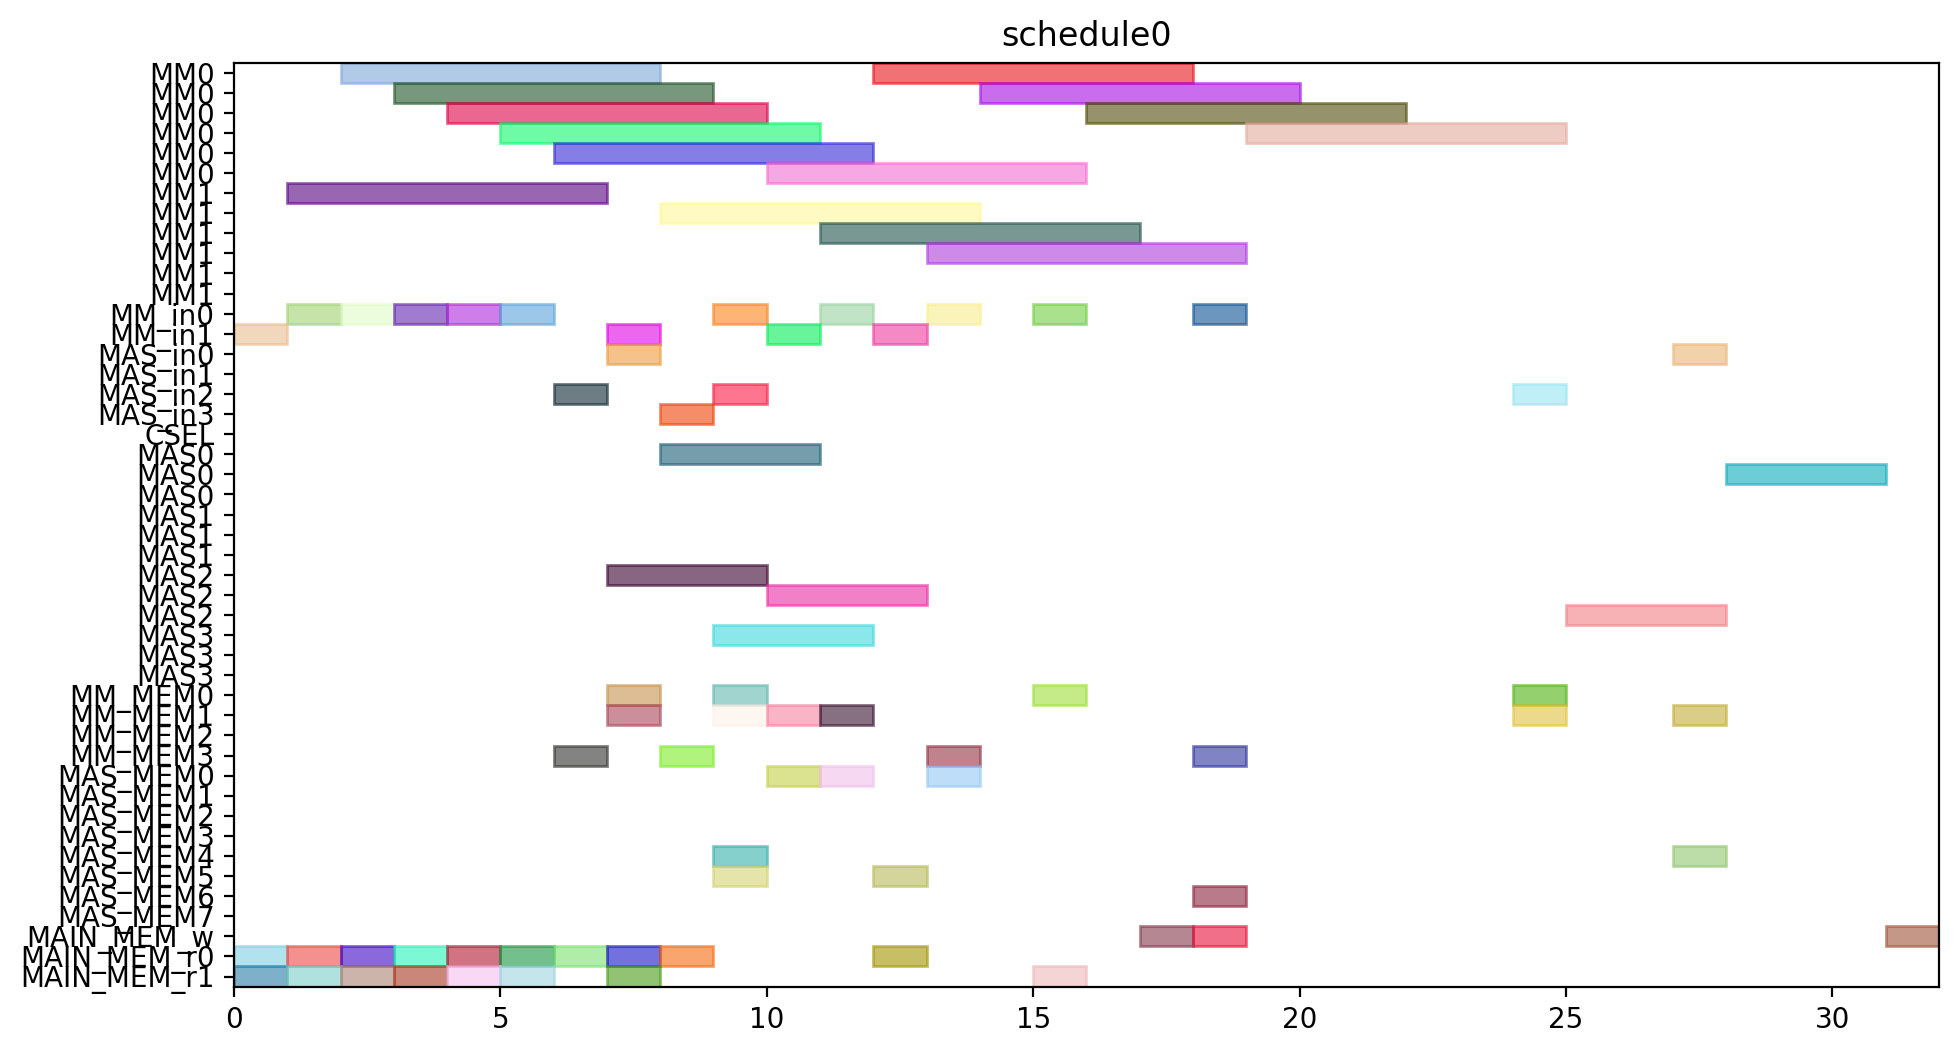

Source code (Python):
from pyschedule import Scenario, solvers, plotters, alt


def solve():
	horizon = 120
	S = Scenario("schedule0", horizon=horizon)

	# resource
	MM = S.Resources('MM', num=2, size=6)
	MM_in = S.Resources('MM_in', num=2)
	MAS_in = S.Resources('MAS_in', num=4)
	CSEL = S.Resource('CSEL')
	MAS = S.Resources('MAS', num=4, size=3, periods=range(1, horizon))
	MM_MEM = S.Resources('MM_MEM', num=4)
	MAS_MEM = S.Resources('MAS_MEM', num=8)
	MAIN_MEM_w = S.Resource('MAIN_MEM_w', size=1)
	MAIN_MEM_r = S.Resources('MAIN_MEM_r', num=2)

	# result of previous scheduling

	# new tasks
	r1 = S.Task('r1', length=6, delay_cost=1)
	r1 += alt(MM)
	r1_in = S.Task('r1_in', length=1, delay_cost=1)
	r1_in += alt(MM_in)
	S += r1_in*MM_in[0]<=r1*MM[0]
	S += r1_in*MM_in[1]<=r1*MM[1]
	r1_mem0 = S.Task('r1_mem0', length=1, delay_cost=1)
	r1_mem0 += MAIN_MEM_r[0]
	S += r1_mem0 <= r1

	r1_mem1 = S.Task('r1_mem1', length=1, delay_cost=1)
	r1_mem1 += MAIN_MEM_r[1]
	S += r1_mem1 <= r1

	r3 = S.Task('r3', length=6, delay_cost=1)
	r3 += alt(MM)
	r3_in = S.Task('r3_in', length=1, delay_cost=1)
	r3_in += alt(MM_in)
	S += r3_in*MM_in[0]<=r3*MM[0]
	S += r3_in*MM_in[1]<=r3*MM[1]
	r3_mem0 = S.Task('r3_mem0', length=1, delay_cost=1)
	r3_mem0 += MAIN_MEM_r[0]
	S += r3_mem0 <= r3

	r3_mem1 = S.Task('r3_mem1', length=1, delay_cost=1)
	r3_mem1 += MAIN_MEM_r[1]
	S += r3_mem1 <= r3

	r4 = S.Task('r4', length=6, delay_cost=1)
	r4 += alt(MM)
	r4_in = S.Task('r4_in', length=1, delay_cost=1)
	r4_in += alt(MM_in)
	S += r4_in*MM_in[0]<=r4*MM[0]
	S += r4_in*MM_in[1]<=r4*MM[1]
	r4_mem0 = S.Task('r4_mem0', length=1, delay_cost=1)
	r4_mem0 += MAIN_MEM_r[0]
	S += r4_mem0 <= r4

	r4_mem1 = S.Task('r4_mem1', length=1, delay_cost=1)
	r4_mem1 += MAIN_MEM_r[1]
	S += r4_mem1 <= r4

	r5 = S.Task('r5', length=6, delay_cost=1)
	r5 += alt(MM)
	r5_in = S.Task('r5_in', length=1, delay_cost=1)
	r5_in += alt(MM_in)
	S += r5_in*MM_in[0]<=r5*MM[0]
	S += r5_in*MM_in[1]<=r5*MM[1]
	r5_mem0 = S.Task('r5_mem0', length=1, delay_cost=1)
	r5_mem0 += MAIN_MEM_r[0]
	S += r5_mem0 <= r5

	r5_mem1 = S.Task('r5_mem1', length=1, delay_cost=1)
	r5_mem1 += MAIN_MEM_r[1]
	S += r5_mem1 <= r5

	r6 = S.Task('r6', length=6, delay_cost=1)
	r6 += alt(MM)
	r6_in = S.Task('r6_in', length=1, delay_cost=1)
	r6_in += alt(MM_in)
	S += r6_in*MM_in[0]<=r6*MM[0]
	S += r6_in*MM_in[1]<=r6*MM[1]
	r6_mem0 = S.Task('r6_mem0', length=1, delay_cost=1)
	r6_mem0 += MAIN_MEM_r[0]
	S += r6_mem0 <= r6

	r6_mem1 = S.Task('r6_mem1', length=1, delay_cost=1)
	r6_mem1 += MAIN_MEM_r[1]
	S += r6_mem1 <= r6

	r12 = S.Task('r12', length=6, delay_cost=1)
	r12 += alt(MM)
	r12_in = S.Task('r12_in', length=1, delay_cost=1)
	r12_in += alt(MM_in)
	S += r12_in*MM_in[0]<=r12*MM[0]
	S += r12_in*MM_in[1]<=r12*MM[1]
	r12_mem0 = S.Task('r12_mem0', length=1, delay_cost=1)
	r12_mem0 += MAIN_MEM_r[0]
	S += r12_mem0 <= r12

	r12_mem1 = S.Task('r12_mem1', length=1, delay_cost=1)
	r12_mem1 += MAIN_MEM_r[1]
	S += r12_mem1 <= r12

	r13 = S.Task('r13', length=6, delay_cost=1)
	r13 += alt(MM)
	r13_in = S.Task('r13_in', length=1, delay_cost=1)
	r13_in += alt(MM_in)
	S += r13_in*MM_in[0]<=r13*MM[0]
	S += r13_in*MM_in[1]<=r13*MM[1]
	r13_mem0 = S.Task('r13_mem0', length=1, delay_cost=1)
	r13_mem0 += MAIN_MEM_r[0]
	S += r13_mem0 <= r13

	r13_mem1 = S.Task('r13_mem1', length=1, delay_cost=1)
	r13_mem1 += MAIN_MEM_r[1]
	S += r13_mem1 <= r13

	r2 = S.Task('r2', length=3, delay_cost=1)
	r2 += alt(MAS)
	r2_in = S.Task('r2_in', length=1, delay_cost=1)
	r2_in += alt(MAS_in)
	S += r2_in*MAS_in[0]<=r2*MAS[0]

	S += r2_in*MAS_in[1]<=r2*MAS[1]

	S += r2_in*MAS_in[2]<=r2*MAS[2]

	S += r2_in*MAS_in[3]<=r2*MAS[3]

	r2_mem0 = S.Task('r2_mem0', length=1, delay_cost=1)
	r2_mem0 += alt(MM_MEM)
	S += (r1*MM[0])-1 < r2_mem0*MM_MEM[0]
	S += (r1*MM[1])-1 < r2_mem0*MM_MEM[2]
	S += r2_mem0 <= r2

	r2_mem1 = S.Task('r2_mem1', length=1, delay_cost=1)
	r2_mem1 += alt(MM_MEM)
	S += (r1*MM[0])-1 < r2_mem1*MM_MEM[1]
	S += (r1*MM[1])-1 < r2_mem1*MM_MEM[3]
	S += r2_mem1 <= r2

	r7 = S.Task('r7', length=3, delay_cost=1)
	r7 += alt(MAS)
	r7_in = S.Task('r7_in', length=1, delay_cost=1)
	r7_in += alt(MAS_in)
	S += r7_in*MAS_in[0]<=r7*MAS[0]

	S += r7_in*MAS_in[1]<=r7*MAS[1]

	S += r7_in*MAS_in[2]<=r7*MAS[2]

	S += r7_in*MAS_in[3]<=r7*MAS[3]

	r7_mem0 = S.Task('r7_mem0', length=1, delay_cost=1)
	r7_mem0 += alt(MM_MEM)
	S += (r5*MM[0])-1 < r7_mem0*MM_MEM[0]
	S += (r5*MM[1])-1 < r7_mem0*MM_MEM[2]
	S += r7_mem0 <= r7

	r7_mem1 = S.Task('r7_mem1', length=1, delay_cost=1)
	r7_mem1 += alt(MM_MEM)
	S += (r6*MM[0])-1 < r7_mem1*MM_MEM[1]
	S += (r6*MM[1])-1 < r7_mem1*MM_MEM[3]
	S += r7_mem1 <= r7

	r8 = S.Task('r8', length=3, delay_cost=1)
	r8 += alt(MAS)
	r8_in = S.Task('r8_in', length=1, delay_cost=1)
	r8_in += alt(MAS_in)
	S += r8_in*MAS_in[0]<=r8*MAS[0]

	S += r8_in*MAS_in[1]<=r8*MAS[1]

	S += r8_in*MAS_in[2]<=r8*MAS[2]

	S += r8_in*MAS_in[3]<=r8*MAS[3]

	r8_mem0 = S.Task('r8_mem0', length=1, delay_cost=1)
	r8_mem0 += MAIN_MEM_r[0]
	S += r8_mem0 <= r8

	r8_mem1 = S.Task('r8_mem1', length=1, delay_cost=1)
	r8_mem1 += alt(MM_MEM)
	S += (r4*MM[0])-1 < r8_mem1*MM_MEM[1]
	S += (r4*MM[1])-1 < r8_mem1*MM_MEM[3]
	S += r8_mem1 <= r8

	r10 = S.Task('r10', length=3, delay_cost=1)
	r10 += alt(MAS)
	r10_in = S.Task('r10_in', length=1, delay_cost=1)
	r10_in += alt(MAS_in)
	S += r10_in*MAS_in[0]<=r10*MAS[0]

	S += r10_in*MAS_in[1]<=r10*MAS[1]

	S += r10_in*MAS_in[2]<=r10*MAS[2]

	S += r10_in*MAS_in[3]<=r10*MAS[3]

	r10_mem0 = S.Task('r10_mem0', length=1, delay_cost=1)
	r10_mem0 += MAIN_MEM_r[0]
	S += r10_mem0 <= r10

	r10_mem1 = S.Task('r10_mem1', length=1, delay_cost=1)
	r10_mem1 += alt(MM_MEM)
	S += (r4*MM[0])-1 < r10_mem1*MM_MEM[1]
	S += (r4*MM[1])-1 < r10_mem1*MM_MEM[3]
	S += r10_mem1 <= r10

	r9 = S.Task('r9', length=6, delay_cost=1)
	r9 += alt(MM)
	r9_in = S.Task('r9_in', length=1, delay_cost=1)
	r9_in += alt(MM_in)
	S += r9_in*MM_in[0]<=r9*MM[0]
	S += r9_in*MM_in[1]<=r9*MM[1]
	r9_mem0 = S.Task('r9_mem0', length=1, delay_cost=1)
	r9_mem0 += MAIN_MEM_r[0]
	S += r9_mem0 <= r9

	r9_mem1 = S.Task('r9_mem1', length=1, delay_cost=1)
	r9_mem1 += alt(MAS_MEM)
	S += (r7*MAS[0])-1 < r9_mem1*MAS_MEM[1]
	S += (r7*MAS[1])-1 < r9_mem1*MAS_MEM[3]
	S += (r7*MAS[2])-1 < r9_mem1*MAS_MEM[5]
	S += (r7*MAS[3])-1 < r9_mem1*MAS_MEM[7]
	S += r9_mem1 <= r9

	r11 = S.Task('r11', length=6, delay_cost=1)
	r11 += alt(MM)
	r11_in = S.Task('r11_in', length=1, delay_cost=1)
	r11_in += alt(MM_in)
	S += r11_in*MM_in[0]<=r11*MM[0]
	S += r11_in*MM_in[1]<=r11*MM[1]
	r11_mem0 = S.Task('r11_mem0', length=1, delay_cost=1)
	r11_mem0 += alt(MAS_MEM)
	S += (r10*MAS[0])-1 < r11_mem0*MAS_MEM[0]
	S += (r10*MAS[1])-1 < r11_mem0*MAS_MEM[2]
	S += (r10*MAS[2])-1 < r11_mem0*MAS_MEM[4]
	S += (r10*MAS[3])-1 < r11_mem0*MAS_MEM[6]
	S += r11_mem0 <= r11

	r11_mem1 = S.Task('r11_mem1', length=1, delay_cost=1)
	r11_mem1 += alt(MAS_MEM)
	S += (r10*MAS[0])-1 < r11_mem1*MAS_MEM[1]
	S += (r10*MAS[1])-1 < r11_mem1*MAS_MEM[3]
	S += (r10*MAS[2])-1 < r11_mem1*MAS_MEM[5]
	S += (r10*MAS[3])-1 < r11_mem1*MAS_MEM[7]
	S += r11_mem1 <= r11

	PX_new = S.Task('PX_new', length=6, delay_cost=1)
	PX_new += alt(MM)
	PX_new_in = S.Task('PX_new_in', length=1, delay_cost=1)
	PX_new_in += alt(MM_in)
	S += PX_new_in*MM_in[0]<=PX_new*MM[0]
	S += PX_new_in*MM_in[1]<=PX_new*MM[1]
	S += 0<PX_new

	PX_new_w = S.Task('PX_new_w', length=1, delay_cost=1)
	PX_new_w += alt(MAIN_MEM_w)
	S += PX_new <= PX_new_w

	PX_new_mem0 = S.Task('PX_new_mem0', length=1, delay_cost=1)
	PX_new_mem0 += alt(MAS_MEM)
	S += (r2*MAS[0])-1 < PX_new_mem0*MAS_MEM[0]
	S += (r2*MAS[1])-1 < PX_new_mem0*MAS_MEM[2]
	S += (r2*MAS[2])-1 < PX_new_mem0*MAS_MEM[4]
	S += (r2*MAS[3])-1 < PX_new_mem0*MAS_MEM[6]
	S += PX_new_mem0 <= PX_new

	PX_new_mem1 = S.Task('PX_new_mem1', length=1, delay_cost=1)
	PX_new_mem1 += alt(MM_MEM)
	S += (r12*MM[0])-1 < PX_new_mem1*MM_MEM[1]
	S += (r12*MM[1])-1 < PX_new_mem1*MM_MEM[3]
	S += PX_new_mem1 <= PX_new

	r14 = S.Task('r14', length=6, delay_cost=1)
	r14 += alt(MM)
	r14_in = S.Task('r14_in', length=1, delay_cost=1)
	r14_in += alt(MM_in)
	S += r14_in*MM_in[0]<=r14*MM[0]
	S += r14_in*MM_in[1]<=r14*MM[1]
	r14_mem0 = S.Task('r14_mem0', length=1, delay_cost=1)
	r14_mem0 += alt(MAS_MEM)
	S += (r2*MAS[0])-1 < r14_mem0*MAS_MEM[0]
	S += (r2*MAS[1])-1 < r14_mem0*MAS_MEM[2]
	S += (r2*MAS[2])-1 < r14_mem0*MAS_MEM[4]
	S += (r2*MAS[3])-1 < r14_mem0*MAS_MEM[6]
	S += r14_mem0 <= r14

	r14_mem1 = S.Task('r14_mem1', length=1, delay_cost=1)
	r14_mem1 += alt(MM_MEM)
	S += (r3*MM[0])-1 < r14_mem1*MM_MEM[1]
	S += (r3*MM[1])-1 < r14_mem1*MM_MEM[3]
	S += r14_mem1 <= r14

	Z1_new = S.Task('Z1_new', length=6, delay_cost=1)
	Z1_new += alt(MM)
	Z1_new_in = S.Task('Z1_new_in', length=1, delay_cost=1)
	Z1_new_in += alt(MM_in)
	S += Z1_new_in*MM_in[0]<=Z1_new*MM[0]
	S += Z1_new_in*MM_in[1]<=Z1_new*MM[1]
	S += 0<Z1_new

	Z1_new_w = S.Task('Z1_new_w', length=1, delay_cost=1)
	Z1_new_w += alt(MAIN_MEM_w)
	S += Z1_new <= Z1_new_w

	Z1_new_mem0 = S.Task('Z1_new_mem0', length=1, delay_cost=1)
	Z1_new_mem0 += alt(MAS_MEM)
	S += (r2*MAS[0])-1 < Z1_new_mem0*MAS_MEM[0]
	S += (r2*MAS[1])-1 < Z1_new_mem0*MAS_MEM[2]
	S += (r2*MAS[2])-1 < Z1_new_mem0*MAS_MEM[4]
	S += (r2*MAS[3])-1 < Z1_new_mem0*MAS_MEM[6]
	S += Z1_new_mem0 <= Z1_new

	Z1_new_mem1 = S.Task('Z1_new_mem1', length=1, delay_cost=1)
	Z1_new_mem1 += alt(MM_MEM)
	S += (r13*MM[0])-1 < Z1_new_mem1*MM_MEM[1]
	S += (r13*MM[1])-1 < Z1_new_mem1*MM_MEM[3]
	S += Z1_new_mem1 <= Z1_new

	r15 = S.Task('r15', length=6, delay_cost=1)
	r15 += alt(MM)
	r15_in = S.Task('r15_in', length=1, delay_cost=1)
	r15_in += alt(MM_in)
	S += r15_in*MM_in[0]<=r15*MM[0]
	S += r15_in*MM_in[1]<=r15*MM[1]
	r15_mem0 = S.Task('r15_mem0', length=1, delay_cost=1)
	r15_mem0 += alt(MAS_MEM)
	S += (r8*MAS[0])-1 < r15_mem0*MAS_MEM[0]
	S += (r8*MAS[1])-1 < r15_mem0*MAS_MEM[2]
	S += (r8*MAS[2])-1 < r15_mem0*MAS_MEM[4]
	S += (r8*MAS[3])-1 < r15_mem0*MAS_MEM[6]
	S += r15_mem0 <= r15

	r15_mem1 = S.Task('r15_mem1', length=1, delay_cost=1)
	r15_mem1 += alt(MM_MEM)
	S += (r9*MM[0])-1 < r15_mem1*MM_MEM[1]
	S += (r9*MM[1])-1 < r15_mem1*MM_MEM[3]
	S += r15_mem1 <= r15

	r16 = S.Task('r16', length=6, delay_cost=1)
	r16 += alt(MM)
	r16_in = S.Task('r16_in', length=1, delay_cost=1)
	r16_in += alt(MM_in)
	S += r16_in*MM_in[0]<=r16*MM[0]
	S += r16_in*MM_in[1]<=r16*MM[1]
	r16_mem0 = S.Task('r16_mem0', length=1, delay_cost=1)
	r16_mem0 += alt(MM_MEM)
	S += (r11*MM[0])-1 < r16_mem0*MM_MEM[0]
	S += (r11*MM[1])-1 < r16_mem0*MM_MEM[2]
	S += r16_mem0 <= r16

	r16_mem1 = S.Task('r16_mem1', length=1, delay_cost=1)
	r16_mem1 += MAIN_MEM_r[1]
	S += r16_mem1 <= r16

	r17 = S.Task('r17', length=3, delay_cost=1)
	r17 += alt(MAS)
	r17_in = S.Task('r17_in', length=1, delay_cost=1)
	r17_in += alt(MAS_in)
	S += r17_in*MAS_in[0]<=r17*MAS[0]

	S += r17_in*MAS_in[1]<=r17*MAS[1]

	S += r17_in*MAS_in[2]<=r17*MAS[2]

	S += r17_in*MAS_in[3]<=r17*MAS[3]

	r17_mem0 = S.Task('r17_mem0', length=1, delay_cost=1)
	r17_mem0 += alt(MM_MEM)
	S += (r14*MM[0])-1 < r17_mem0*MM_MEM[0]
	S += (r14*MM[1])-1 < r17_mem0*MM_MEM[2]
	S += r17_mem0 <= r17

	r17_mem1 = S.Task('r17_mem1', length=1, delay_cost=1)
	r17_mem1 += alt(MM_MEM)
	S += (r15*MM[0])-1 < r17_mem1*MM_MEM[1]
	S += (r15*MM[1])-1 < r17_mem1*MM_MEM[3]
	S += r17_mem1 <= r17

	PY_new = S.Task('PY_new', length=3, delay_cost=1)
	PY_new += alt(MAS)
	PY_new_in = S.Task('PY_new_in', length=1, delay_cost=1)
	PY_new_in += alt(MAS_in)
	S += PY_new_in*MAS_in[0]<=PY_new*MAS[0]

	S += PY_new_in*MAS_in[1]<=PY_new*MAS[1]

	S += PY_new_in*MAS_in[2]<=PY_new*MAS[2]

	S += PY_new_in*MAS_in[3]<=PY_new*MAS[3]

	S += 0<PY_new

	PY_new_w = S.Task('PY_new_w', length=1, delay_cost=1)
	PY_new_w += alt(MAIN_MEM_w)
	S += PY_new <= PY_new_w

	PY_new_mem0 = S.Task('PY_new_mem0', length=1, delay_cost=1)
	PY_new_mem0 += alt(MAS_MEM)
	S += (r17*MAS[0])-1 < PY_new_mem0*MAS_MEM[0]
	S += (r17*MAS[1])-1 < PY_new_mem0*MAS_MEM[2]
	S += (r17*MAS[2])-1 < PY_new_mem0*MAS_MEM[4]
	S += (r17*MAS[3])-1 < PY_new_mem0*MAS_MEM[6]
	S += PY_new_mem0 <= PY_new

	PY_new_mem1 = S.Task('PY_new_mem1', length=1, delay_cost=1)
	PY_new_mem1 += alt(MM_MEM)
	S += (r16*MM[0])-1 < PY_new_mem1*MM_MEM[1]
	S += (r16*MM[1])-1 < PY_new_mem1*MM_MEM[3]
	S += PY_new_mem1 <= PY_new

	solvers.mip.solve(S,msg=1,kind='CPLEX',ratio_gap=1.01)

	solution = [['hoge']*len(S.solution()[1]) for i in range(len(S.solution()))]
	for i in range(len(S.solution())):
		for j in range(len(S.solution()[i])):
			solution[i][j]=str(S.solution()[i][j])
	print(solution)

	cycles = int(solution[-1][3])

	pic_file_name = "/mnt/rose/usr1/fukuda/ABE/multiRAM_multiMAS_16mux/scheduling_result/stage6MM2_stage3MAS4/EP_YRECOVER/schedule0.png"
	if(S.solution() != []):
		plotters.matplotlib.plot(S,img_filename=pic_file_name, show_task_labels=False, fig_size=(cycles*0.25+3, 6))

	return solution
